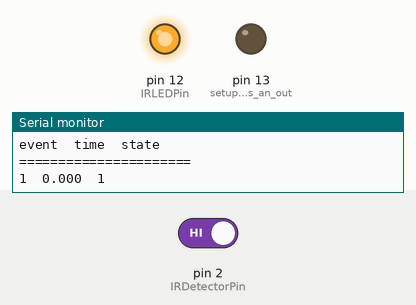
Bench run of a sketch on a simulated Arduino Uno, built with avr-gcc and run on an emulated ATmega328P. Shown: output pins drawn as LEDs (lit = HIGH), the last lines printed to the serial monitor. Inputs (shaded band) come from the test bench; at power-on: pin 2 (IRDetectorPin) HIGH.

Above: at 1.2 s.
1.3 s: pin 2 (IRDetectorPin) driven LOW
At 1.6 s:
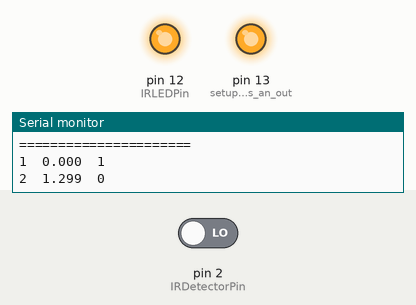
2.8 s: pin 2 (IRDetectorPin) driven HIGH
At 3.9 s:
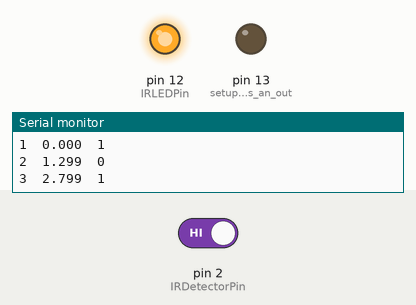
Timing chart, 0 to 5.8 s (numbered marks = the images above; inputs shaded):
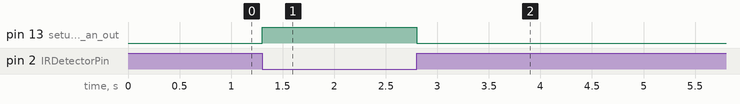

The sketch:

photogat.ino
```cpp
/********************************************************************
 * PhotoGate Timer
 * Hardware connections:
 * IR LED (Emitter): Pin 12
 * IR Detector: Pin 2
 * Upload this example, open up the serial monitor - set to 115200 bps.
 * LED 13 will turn on to show that the beam is being detected.
 *******************************************************************/

// Initialize variables
int IRDetectorPin = 2;  // variable for the detector Pin of the photogate
int IRLEDPin = 12;      // variable for the IR LED Pin of the photogate
char DELIM = '\t';      // data column delimiter character
long baud_rate = 115200;  // use the fastest baud rate possible.
boolean photoGate;      // stores the state of the photoGate
boolean lastState = 0;  // stores the last State of photoGate used to detect a change
int eventNum = 1;
long eventTime;         // variable to store the time of the event.
void setup()
{
    Serial.begin(baud_rate);         // setup Serial communication

    pinMode(IRDetectorPin, INPUT_PULLUP);
    pinMode(IRLEDPin, OUTPUT);    // setup IRLEDPin as an output
    pinMode(13, OUTPUT);          // setup debug LED as an output
    digitalWrite(IRLEDPin, HIGH); // turn on the IR LED
    Serial.print("event");
    Serial.print(DELIM);
    Serial.print("time");
    Serial.print(DELIM);
    Serial.println("state");
    Serial.println("======================");
}

// the loop routine runs over and over again forever:
void loop()
{
    // read the input pin:
    photoGate = digitalRead(IRDetectorPin);  // Gate is HIGH when IR beam is broken.
    digitalWrite(13, !photoGate); // turns on the LED if the gate is NOT broken

    if (photoGate != lastState)  // if there is a change,
        {
            eventTime = millis();    // capture the time immediately.
            Serial.print(eventNum);  // print out the event number
            Serial.print(DELIM);
            Serial.print(eventTime / 1000.0, 3);  // print out the # of seconds as a floating point decimal
            Serial.print(DELIM);
            Serial.println(photoGate); // print out the state of the gate
            eventNum++; // increment the eventNum
        }
    lastState = photoGate;

}
```

Measured:
- after the input at 1.3 s, pin 13 (setup_debug_LED_as_an_out): LOW → HIGH at once
- after the input at 2.8 s, pin 13 (setup_debug_LED_as_an_out): HIGH → LOW at once
